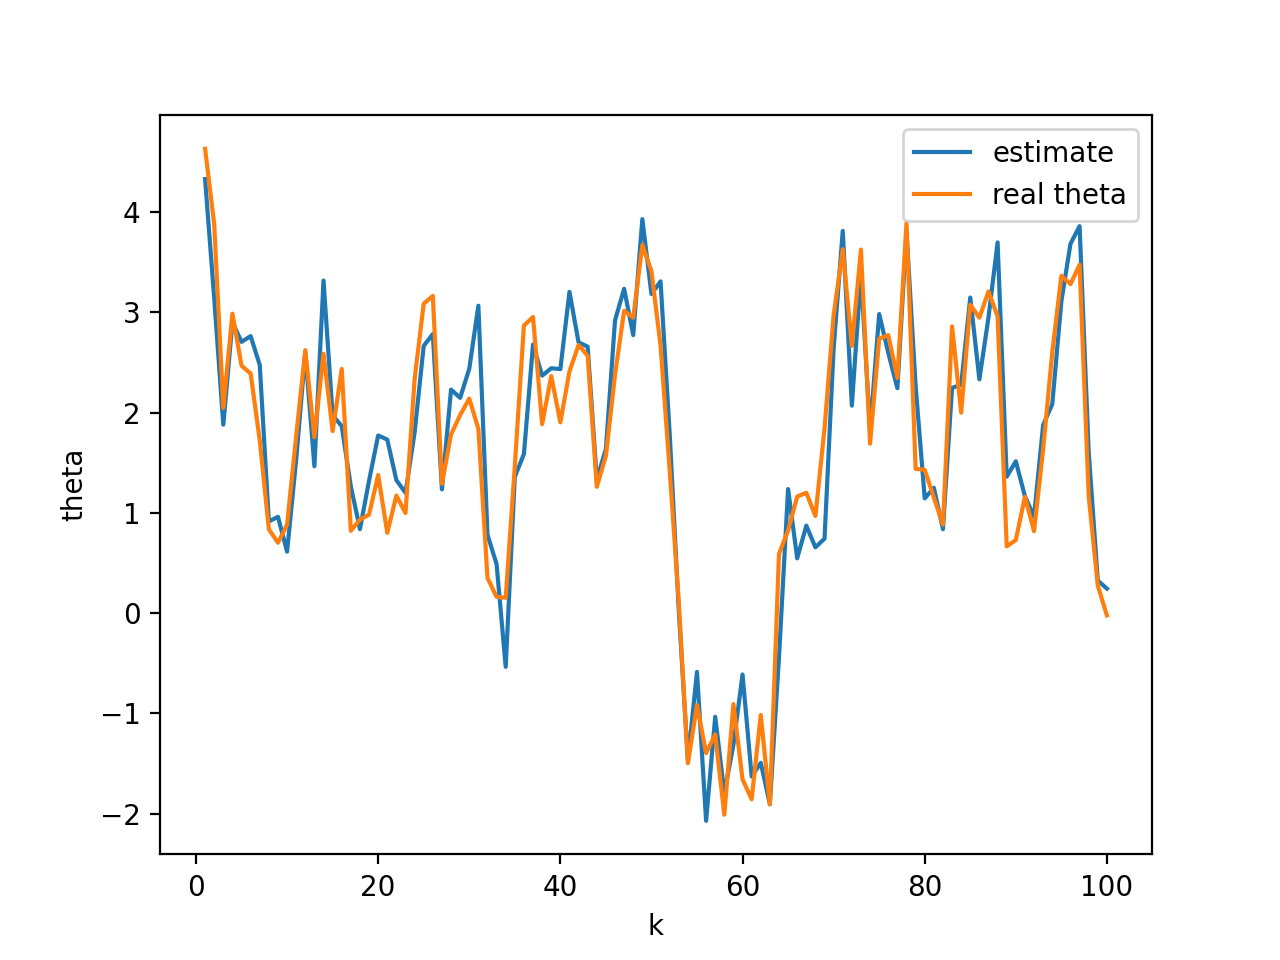

This chart was generated by the following Python code:
from numpy.random import random
import pandas as pd
import numpy as np
import numpy.linalg as la
import matplotlib.pyplot as plt

a_k = 0.9
c_k = 2.0
theta = 3.0
theta_real = np.random.normal(loc=3.0, scale=2.0)
V_k = 2.0
theta_real_list = []
theta_list = []
k_list = []

for k in range(1,101):
    k_list.append(k)
    v_k = np.random.normal()
    theta_real = a_k * theta_real + v_k
    w_k = np.random.normal()
    y_k = c_k * theta_real + w_k
    X_k = (a_k ** 2) * V_k + 1.0
    V_k = 1.0 * X_k / ((c_k**2) * X_k + 1.0)
    F_k = c_k*X_k / ((c_k**2)*X_k + 1.0)
    theta = a_k * theta + F_k * (y_k - c_k * a_k * theta)
    theta_real_list.append(theta_real)
    theta_list.append(theta)

fig, ax = plt.subplots(facecolor="w")
ax.plot(k_list, theta_list, label="estimate")
ax.plot(k_list, theta_real_list, label="real theta")
ax.legend()

plt.xlabel("k")
plt.ylabel("theta")
plt.show()
